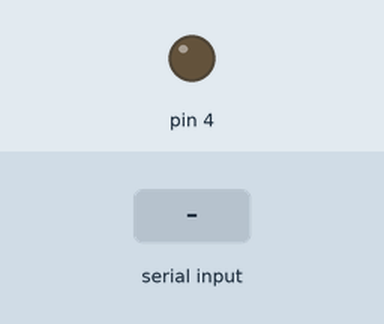
This sketch was run on a simulated Arduino Uno, built with avr-gcc and run on an emulated ATmega328P. Shown: output pins drawn as LEDs (lit = HIGH). Inputs (shaded band) come from the test bench.

Above: at 1.2 s.
1.3 s: "a" received over the second serial link
At 2.5 s:
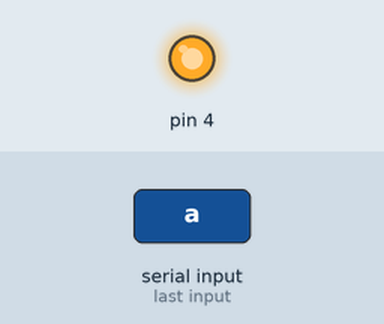
Timing chart, 0 to 4.3 s (numbered marks = the images above; inputs shaded):
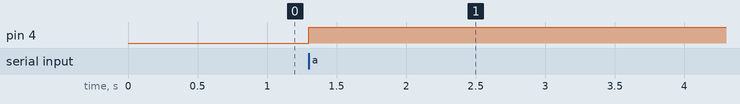

The sketch:

attiny_part.ino
```cpp
#include <SoftwareSerial.h>

SoftwareSerial serial(0,1);

void setup()
{
pinMode(4, OUTPUT);
serial.begin(9600);

}

void loop()
{
if (serial.available())
{
if(serial.read() == 'a')
{
digitalWrite(4, !digitalRead(4));
}
}
}
```

Measured:
- after the input at 1.3 s, pin 4: LOW → HIGH at once
